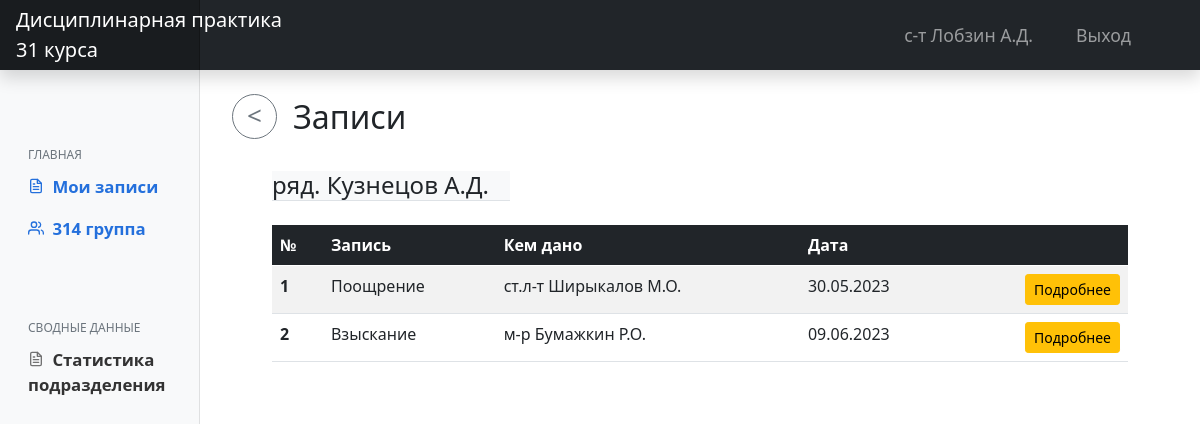
Page /notes/kuznetsov-ad-23464043/ (signed in) on the committed database.
### main/models.py (models this page shows, shortened)
class CustomUser(AbstractUser):
    LS = 1
    KO = 2
    KG = 3
    KOF = 4
    ST = 5
    NK = 6
    ROLE_CHOICES = (
        (LS, 'Курсант'),
        (KO, 'Командир отделения'),
        (KG, 'Командир группы'),
        (KOF, 'Курсовой офицер'),
        (ST, 'Старшина курса'),
        (NK, 'Начальник курса')
    )
    RANG_CHOICES = (
        ('ряд.', 'Рядовой'),
        ('мл.с-т', 'Мл.Сержант'),
        ('с-т', 'Сержант'),
        ('ст.с-т', 'Ст.Сержант'),
        ('пр-к', 'Прапорщик'),
        ('ст.пр-к', 'Ст.Прапорщик'),
        ('л-т', 'Лейтенант'),
        ('ст.л-т', 'Ст.Лейтенант'),
        ('к-н', 'Капитан'),
        ('м-р', 'Майор'),
        ('п/п-к', 'Подполковник'),
        ('п-к', 'Полковник')
    )
    role = models.PositiveSmallIntegerField('Должность', choices=ROLE_CHOICES, blank=True, null=True)
    first_name = models.CharField('Имя', max_length=50, blank=True, null=True)
    last_name = models.CharField('Фамилия', max_length=50, blank=True, null=True)
    surname = models.CharField('Отчество', max_length=50, blank=True, null=True)
    rang = models.CharField('Воинское звание', choices=RANG_CHOICES, max_length=50, blank=True, null=True)
    category = TreeForeignKey('Category', on_delete=models.PROTECT, related_name='staff', verbose_name='Подразделение',
                              blank=True, null=True)
    slug = models.SlugField(max_length=255, help_text='Заполняется автоматически!', db_index=True, blank=True)
    def get_FIO(self):
        if self.last_name:
            return str(self.rang) + ' ' + str(self.last_name) + ' ' + str(self.first_name[0].upper()) + '.' + str(
                self.surname[0].upper()) + '.'
        else:
            return "'unknown'"

class Category(MPTTModel):
    COURSE_TYPE = "course"
    PLATOON_TYPE = "platoon"
    GROUP_TYPE = "group"
    UNIT_TYPE = "unit"
    type_choices = [
        (COURSE_TYPE, "Курс"),
        (PLATOON_TYPE, "Взвод"),
        (GROUP_TYPE, "Группа"),
        (UNIT_TYPE, "Отделение"),
    ]
    title = models.CharField(max_length=50, unique=True, verbose_name='Название позразделения')
    type = models.CharField(choices=type_choices, max_length=25, verbose_name="Тип категории")
    parent = TreeForeignKey('self', on_delete=models.PROTECT, null=True, blank=True, related_name='children',
                            db_index=True, verbose_name='Родительская категория')
    slug = models.SlugField()
    class MPTTMeta:
        order_insertion_by = ['title']
    class Meta:
        unique_together = [['parent', 'slug']]
        verbose_name = 'Категория'
        verbose_name_plural = 'Категории'

class Note(models.Model):
    TYPENOTE_CHOICES = (
        ('Поощрение', 'Поощрение'),
        ('Взыскание', 'Взыскание'),
        ('Снятие ранее применённого взыскания', 'Снятие ранее применённого взыскания'),
    )
    cadet = models.ForeignKey(settings.AUTH_USER_MODEL, on_delete=models.CASCADE, related_name='notes',
                              verbose_name='Кому')
    type = models.CharField('Вид записи', choices=TYPENOTE_CHOICES, max_length=40)
    who_gave = models.ForeignKey(settings.AUTH_USER_MODEL, on_delete=models.PROTECT, related_name='written_notes',
                                 verbose_name='Кем дано')
    text = models.TextField('Текст записи')
    date = models.DateTimeField('Дата', default=datetime.now())
    check_active = models.BooleanField('Активно', default=True)
    slug = models.SlugField(max_length=255, unique=True, db_index=True, blank=True)
    class Meta:
        verbose_name = 'Запись'
        verbose_name_plural = 'Записи'

### main/views.py (the view)
# urls.py: path('notes/<slug:slug>/', UserNotesListView.as_view(), name='view_user_notes'),
class UserNotesListView(LoginRequiredMixin, ListView):
    model = Note
    context_object_name = 'user_notes'
    template_name = 'main/user_notes.html'
    def get_queryset(self):
        slug = self.kwargs["slug"]
        user = CustomUser.objects.filter(slug=slug).first()
        notes = user.notes.all()
        return notes
    def get_context_data(self, **kwargs):
        context = super().get_context_data(**kwargs)
        slug = self.kwargs["slug"]
        user = CustomUser.objects.filter(slug=slug).first()
        context["user"] = user
        return context

### main/templates/main/user_notes.html (shortened to what this page needs)
{% extends 'main/layout.html' %}
{% load static %}
{% block content %}
    <h2 class="mt-4 ms-2"><a onclick="history.back();"><button class="btn btn-outline-secondary btn-circle btn-sm mb-2 me-3"><</button></a>Записи</h2>
    <h4 class="mt-4 mx-5 bg-light w-25 border-bottom">{{ user.get_FIO }}</h4>
    {% if user_notes %}
    <div class="table-responsive mt-4 mx-5">
        <table class="table table-striped">
            <thead class="table-dark">
            <tr>
                <th scope="col">№</th>
                <th scope="col">Запись</th>
                <th scope="col">Кем дано</th>
                <th scope="col">Дата</th>
                <th scope="col"></th>
            </tr>
            </thead>
            <tbody>
            {% for note in user_notes %}
                <tr>
                    <th scope="row">{{ forloop.counter }}</th>
                    <td>{{ note.type }}</td>
                    <td>{{ note.who_gave.get_FIO }}</td>
                    <td>{{ note.date|date:"d.m.Y" }}</td>
                    <td class="text-end"><a class="btn btn-sm btn-warning" href="{% url 'user_note_detail' slug=note.slug %}">Подробнее</a></td>
                </tr>
            {% endfor %}
            </tbody>
        </table>
    </div>
    {% else %}
        <div class="alert alert-warning text-center mt-4 mx-5" role="alert">
            <h4 class="mt-1">Нет записей</h4>
        </div>
    {% endif %}
{% endblock %}

### main/templates/main/layout.html (shortened to what this page needs)
{% load static %}
<!DOCTYPE html>
<html lang="ru">
<head>
    <link rel="stylesheet" href="{% static 'main/css/main.css' %}">
    <link rel="stylesheet" href="{% static 'main/css/bootstrap.min.css' %}">
    <link href="{% static 'main/js/main.js' %}" rel="stylesheet">
  </head>
  <body>
  <header class="navbar navbar-dark sticky-top bg-dark flex-md-nowrap p-0 shadow">
      <a href="{% url 'home' %}" class="navbar-brand col-md-3 col-lg-2 me-0 px-3 text-start">Дисциплинарная практика<br>31 курса</a>
      <div class="navbar-nav">
          <div class="row row-cols-2 mx-2 gx-5">
              <div class="nav-item text-nowrap">
                  <a class="nav-link nav-el">{{ request.user.get_FIO }}</a>
              </div>
              <div class="nav-item text-nowrap">
                  <a class="nav-link nav-el px-3" href="{% url 'logout' %}">Выход</a>
              </div>
          </div>
      </div>
  </header>
  <div class="container-fluid">
      <div class="row">
          <nav id="sidebarMenu" class="col-md-3 col-lg-2 d-md-block bg-light sidebar collapse">
              <div class="position-sticky pt-5">
                  <h6 class="sidebar-heading d-flex justify-content-between align-items-center px-3 mb-1 text-muted">
                      Главная</h6>
                  <ul class="nav flex-column">
                      {% if request.user.role == 1 or request.user.role == 2 or request.user.role == 3 %}
                      <li class="nav-item">
                          <a class="nav-link active" aria-current="page" href="{% url 'view_user_notes' slug=request.user.slug %}">
                              <span data-feather="file-text"></span>
                              Мои записи
                          </a>
                      </li>
                      {% endif %}
                      {% if request.user.role > 1 %}
                      <li class="nav-item">
                          <a class="nav-link active" aria-current="page" href="{% url 'view_group_content' %}">
                              <span data-feather="users"></span>
                              {{ request.user.category.title }}
                          </a>
                      </li>
                      {% endif %}
                  </ul>
                  {% if request.user.role > 1 %}
                  <h6 class="sidebar-heading d-flex justify-content-between align-items-center px-3 pt-5 mt-4 mb-1 text-muted">
                      сводные данные</h6>
                  <ul class="nav flex-column mb-2">
                      <li class="nav-item">
                          <a class="nav-link" href="{% url 'statistica' %}">
                              <span data-feather="file-text"></span>
                              Статистика подразделения
                          </a>
                      </li>
                  </ul>
                  {% endif %}
              </div>
    </nav>
    <main class="col-md-9 ms-sm-auto col-lg-10 px-md-4">
        {% block content %}{% endblock %}
    </main>
  </div>
</div>
  </body>
</html>

### main/static/main/css/main.css (style rules this page uses)
body { font-size: .875rem; }
.feather { width: 16px; height: 16px; vertical-align: text-bottom; }
.sidebar { position: fixed; top: 0; bottom: 0; left: 0; z-index: 100; padding: 100px 0 0; box-shadow: inset -1px 0 0 rgba(0, 0, 0, .1); }
.sidebar .nav-link { font-weight: 600; color: #333; font-size: 1.05rem; }
.sidebar .nav-link .feather { margin-right: 4px; margin-bottom: 4px; color: #727272; }
.sidebar .nav-link { transition: transform .3s ease-out; }
.sidebar .nav-link.active { color: #2470dc; }
.sidebar .nav-link:hover .feather, .sidebar .nav-link.active .feather { color: inherit; }
.sidebar-heading { font-size: .75rem; text-transform: uppercase; }
.navbar-brand { padding-top: .75rem; padding-bottom: .75rem; font-size: 1.15rem; background-color: rgba(0, 0, 0, .25); box-shadow: inset -1px 0 0 rgba(0, 0, 0, .25); }
.nav-el { font-size: 1.1rem; }
.btn-circle.btn-sm { width: 45px; height: 45px; padding-top: 0px; padding-bottom: 3px; border-radius: 60px; font-size: 26px; text-align: center; }

### rows in the picture
CustomUser: user.get_FIO "с-т Лобзин А.Д.", user.category "314 группа"
CustomUser: get_FIO "ряд. Кузнецов А.Д."
Note: type "Поощрение", who_gave.get_FIO "ст.л-т Ширыкалов М.О.", date "30.05.2023"
Note: type "Взыскание", who_gave.get_FIO "м-р Бумажкин Р.О.", date "09.06.2023"
